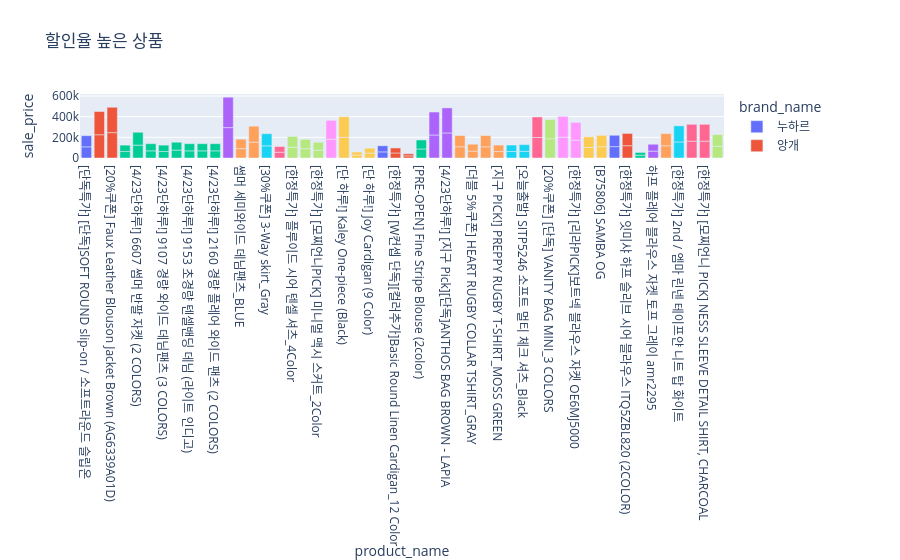

Write notebook code for a chart like this one.
### Code cell
import plotly.express as px

#product_df = df.groupby("product_id")["discount_rate"]
#top_discount = df.sort_values("discount_rate", ascending=False).head(50)
sorted_df = df.sort_values("discount_rate", ascending=False)
after_thirty = sorted_df.iloc[130:230]

fig = px.bar(
    after_thirty,
    x="product_name",
    y="sale_price",
    color="brand_name",
    title="할인율 높은 상품"
)

fig.show()

### Figure 1 — Plotly figure (JSON) as saved in the notebook; plotly's stock layout.template omitted (floating-point values rounded to 4 significant figures)
{"data": [{"alignmentgroup": "True", "hovertemplate": "brand_name=누하르<br>product_name=%{x}<br>sale_price=%{y}<extra></extra>", "legendgroup": "누하르", "marker": {"color": "#636efa", "pattern": {"shape": ""}}, "name": "누하르", "offsetgroup": "누하르", "orientation": "v", "showlegend": true, "textposition": "auto", "type": "bar", "x": ["[단독특가] [단독]SOFT ROUND slip-on / 소프트라운드 슬립온", "[단독특가] [단독]SOFT ROUND slip-on / 소프트라운드 슬립온"], "xaxis": "x", "y": [108120, 108120], "yaxis": "y"}, {"alignmentgroup": "True", "hovertemplate": "brand_name=앙개<br>product_name=%{x}<br>sale_price=%{y}<extra></extra>", "legendgroup": "앙개", "marker": {"color": "#EF553B", "pattern": {"shape": ""}}, "name": "앙개", "offsetgroup": "앙개", "orientation": "v", "showlegend": true, "textposition": "auto", "type": "bar", "x": ["[20%쿠폰] Denim Blouson Jacket Ivory (AG6339A020)", "[20%쿠폰] Denim Blouson Jacket Ivory (AG6339A020)", "[20%쿠폰] Faux Leather Blouson Jacket Brown (AG6339A01D)", "[20%쿠폰] Faux Leather Blouson Jacket Brown (AG6339A01D)"], "xaxis": "x", "y": [225036, 225036, 245556, 245556], "yaxis": "y"}, {"alignmentgroup": "True", "hovertemplate": "brand_name=마롭<br>product_name=%{x}<br>sale_price=%{y}<extra></extra>", "legendgroup": "마롭", "marker": {"color": "#00cc96", "pattern": {"shape": ""}}, "name": "마롭", "offsetgroup": "마롭", "orientation": "v", "showlegend": true, "textposition": "auto", "type": "bar", "x": ["[4/23단하루!] [이환 PICK] 9106 세미 와이드 데님팬츠 (6 color)", "[4/23단하루!] [이환 PICK] 9106 세미 와이드 데님팬츠 (6 color)", "[4/23단하루!] 6607 썸머 반팔 자켓 (2 COLORS)", "[4/23단하루!] 6607 썸머 반팔 자켓 (2 COLORS)", "[4/23단하루!] 9158 경량 레귤러 부츠컷 데님팬츠 (라이트 인디고)", "[4/23단하루!] 9158 경량 레귤러 부츠컷 데님팬츠 (라이트 인디고)", "[4/23단하루!] 9107 경량 와이드 데님팬츠 (3 COLORS)", "[4/23단하루!] 9107 경량 와이드 데님팬츠 (3 COLORS)", "[4/23단하루!] [단독][진주언니,채랑 PICK] 9157 소프트 칼라데님 팬츠 (베이지)", "[4/23단하루!] [단독][진주언니,채랑 PICK] 9157 소프트 칼라데님 팬츠 (베이지)", "[4/23단하루!] 9153 초경량 텐셀밴딩 데님 (라이트 인디고)", "[4/23단하루!] 9153 초경량 텐셀밴딩 데님 (라이트 인디고)", "[4/23단하루!] [단독] 9153 초경량 텐셀밴딩 데님 (그레이)", "[4/23단하루!] [단독] 9153 초경량 텐셀밴딩 데님 (그레이)", "[4/23단하루!] 2160 경량 플레어 와이드 팬츠 (2 COLORS)", "[4/23단하루!] 2160 경량 플레어 와이드 팬츠 (2 COLORS)"], "xaxis": "x", "y": [62300, 62300, 124600, 124600, 69300, 69300, 62300, 62300, 76300, 76300, 69300, 69300, 69300, 69300, 69300, 69300], "yaxis": "y"}, {"alignmentgroup": "True", "hovertemplate": "brand_name=사르투<br>product_name=%{x}<br>sale_price=%{y}<extra></extra>", "legendgroup": "사르투", "marker": {"color": "#ab63fa", "pattern": {"shape": ""}}, "name": "사르투", "offsetgroup": "사르투", "orientation": "v", "showlegend": true, "textposition": "auto", "type": "bar", "x": ["[한정특가] [단독]TYE shoulder bag_5colors 타이숄더백", "[한정특가] [단독]TYE shoulder bag_5colors 타이숄더백"], "xaxis": "x", "y": [294250, 294250], "yaxis": "y"}, {"alignmentgroup": "True", "hovertemplate": "brand_name=아티드<br>product_name=%{x}<br>sale_price=%{y}<extra></extra>", "legendgroup": "아티드", "marker": {"color": "#FFA15A", "pattern": {"shape": ""}}, "name": "아티드", "offsetgroup": "아티드", "orientation": "v", "showlegend": true, "textposition": "auto", "type": "bar", "x": ["썸머 세미와이드 데님팬츠_BLUE", "썸머 세미와이드 데님팬츠_BLUE", "슬림 라인 하프 슬리브 자켓_2COLORS", "슬림 라인 하프 슬리브 자켓_2COLORS"], "xaxis": "x", "y": [90930, 90930, 153930, 153930], "yaxis": "y"}, {"alignmentgroup": "True", "hovertemplate": "brand_name=팀오지<br>product_name=%{x}<br>sale_price=%{y}<extra></extra>", "legendgroup": "팀오지", "marker": {"color": "#19d3f3", "pattern": {"shape": ""}}, "name": "팀오지", "offsetgroup": "팀오지", "orientation": "v", "showlegend": true, "textposition": "auto", "type": "bar", "x": ["[30%쿠폰] 3-Way skirt_Gray", "[30%쿠폰] 3-Way skirt_Gray"], "xaxis": "x", "y": [117600, 117600], "yaxis": "y"}, {"alignmentgroup": "True", "hovertemplate": "brand_name=엽페<br>product_name=%{x}<br>sale_price=%{y}<extra></extra>", "legendgroup": "엽페", "marker": {"color": "#FF6692", "pattern": {"shape": ""}}, "name": "엽페", "offsetgroup": "엽페", "orientation": "v", "showlegend": true, "textposition": "auto", "type": "bar", "x": ["[한정특가] 오버 스트라이프 티셔츠_네이비", "[한정특가] 오버 스트라이프 티셔츠_네이비"], "xaxis": "x", "y": [55616, 55616], "yaxis": "y"}, {"alignmentgroup": "True", "hovertemplate": "brand_name=오브에르<br>product_name=%{x}<br>sale_price=%{y}<extra></extra>", "legendgroup": "오브에르", "marker": {"color": "#B6E880", "pattern": {"shape": ""}}, "name": "오브에르", "offsetgroup": "오브에르", "orientation": "v", "showlegend": true, "textposition": "auto", "type": "bar", "x": ["[한정특가] 플루이드 시어 텐셀 셔츠_4Color", "[한정특가] 플루이드 시어 텐셀 셔츠_4Color", "[한정특가] [모찌언니PICK] 시그니처 드레이프 슬리브리스 블라우스_3Color", "[한정특가] [모찌언니PICK] 시그니처 드레이프 슬리브리스 블라우스_3Color", "[한정특가] [모찌언니PICK] 미니멀 맥시 스커트_2Color", "[한정특가] [모찌언니PICK] 미니멀 맥시 스커트_2Color"], "xaxis": "x", "y": [104192, 104192, 90112, 90112, 76032, 76032], "yaxis": "y"}, {"alignmentgroup": "True", "hovertemplate": "brand_name=클루니<br>product_name=%{x}<br>sale_price=%{y}<extra></extra>", "legendgroup": "클루니", "marker": {"color": "#FF97FF", "pattern": {"shape": ""}}, "name": "클루니", "offsetgroup": "클루니", "orientation": "v", "showlegend": true, "textposition": "auto", "type": "bar", "x": ["[5차 리오더] Marron suede jacket - khaki brown", "[5차 리오더] Marron suede jacket - khaki brown"], "xaxis": "x", "y": [182336, 182336], "yaxis": "y"}, {"alignmentgroup": "True", "hovertemplate": "brand_name=그레이스유<br>product_name=%{x}<br>sale_price=%{y}<extra></extra>", "legendgroup": "그레이스유", "marker": {"color": "#FECB52", "pattern": {"shape": ""}}, "name": "그레이스유", "offsetgroup": "그레이스유", "orientation": "v", "showlegend": true, "textposition": "auto", "type": "bar", "x": ["[단 하루!] Kaley One-piece (Black)", "[단 하루!] Kaley One-piece (Black)", "[단 하루!] Joy Sleeveless Top (9 Color)", "[단 하루!] Joy Sleeveless Top (9 Color)", "[단 하루!] Joy Cardigan (9 Color)", "[단 하루!] Joy Cardigan (9 Color)"], "xaxis": "x", "y": [199936, 199936, 28880, 28880, 47120, 47120], "yaxis": "y"}, {"alignmentgroup": "True", "hovertemplate": "brand_name=으네<br>product_name=%{x}<br>sale_price=%{y}<extra></extra>", "legendgroup": "으네", "marker": {"color": "#636efa", "pattern": {"shape": ""}}, "name": "으네", "offsetgroup": "으네", "orientation": "v", "showlegend": true, "textposition": "auto", "type": "bar", "x": ["썸머루즈핏포켓셔츠 3컬러", "썸머루즈핏포켓셔츠 3컬러"], "xaxis": "x", "y": [59136, 59136], "yaxis": "y"}, {"alignmentgroup": "True", "hovertemplate": "brand_name=레테라<br>product_name=%{x}<br>sale_price=%{y}<extra></extra>", "legendgroup": "레테라", "marker": {"color": "#EF553B", "pattern": {"shape": ""}}, "name": "레테라", "offsetgroup": "레테라", "orientation": "v", "showlegend": true, "textposition": "auto", "type": "bar", "x": ["[한정특가] [W컨셉 단독][컬러추가]Basic Round Linen Cardigan_12 Color", "[한정특가] [W컨셉 단독][컬러추가]Basic Round Linen Cardigan_12 Color", "[한정특가] Wrinkle Sleeveless_3 Colors", "[한정특가] Wrinkle Sleeveless_3 Colors"], "xaxis": "x", "y": [48576, 48576, 20416, 20416], "yaxis": "y"}, {"alignmentgroup": "True", "hovertemplate": "brand_name=웰노운<br>product_name=%{x}<br>sale_price=%{y}<extra></extra>", "legendgroup": "웰노운", "marker": {"color": "#00cc96", "pattern": {"shape": ""}}, "name": "웰노운", "offsetgroup": "웰노운", "orientation": "v", "showlegend": true, "textposition": "auto", "type": "bar", "x": ["[PRE-OPEN] Fine Stripe Blouse (2color)", "[PRE-OPEN] Fine Stripe Blouse (2color)"], "xaxis": "x", "y": [87296, 87296], "yaxis": "y"}, {"alignmentgroup": "True", "hovertemplate": "brand_name=폴뉴아<br>product_name=%{x}<br>sale_price=%{y}<extra></extra>", "legendgroup": "폴뉴아", "marker": {"color": "#ab63fa", "pattern": {"shape": ""}}, "name": "폴뉴아", "offsetgroup": "폴뉴아", "orientation": "v", "showlegend": true, "textposition": "auto", "type": "bar", "x": ["[4/23단하루!] BATEAU BAG [6COLOR]", "[4/23단하루!] BATEAU BAG [6COLOR]", "[4/23단하루!] [지구 Pick][단독]ANTHOS BAG BROWN - LAPIA", "[4/23단하루!] [지구 Pick][단독]ANTHOS BAG BROWN - LAPIA"], "xaxis": "x", "y": [222480, 222480, 242440, 242440], "yaxis": "y"}, {"alignmentgroup": "True", "hovertemplate": "brand_name=마스 언 에브릴<br>product_name=%{x}<br>sale_price=%{y}<extra></extra>", "legendgroup": "마스 언 에브릴", "marker": {"color": "#FFA15A", "pattern": {"shape": ""}}, "name": "마스 언 에브릴", "offsetgroup": "마스 언 에브릴", "orientation": "v", "showlegend": true, "textposition": "auto", "type": "bar", "x": ["[더블 5%쿠폰] PINTUCK TAPING CARGO PANTS_GRAY", "[더블 5%쿠폰] PINTUCK TAPING CARGO PANTS_GRAY", "[더블 5%쿠폰] HEART RUGBY COLLAR TSHIRT_GRAY", "[더블 5%쿠폰] HEART RUGBY COLLAR TSHIRT_GRAY", "[더블 5%쿠폰] PINTUCK TAPING CARGO PANTS_NAVY", "[더블 5%쿠폰] PINTUCK TAPING CARGO PANTS_NAVY", "[지구 PICK!] PREPPY RUGBY T-SHIRT_MOSS GREEN", "[지구 PICK!] PREPPY RUGBY T-SHIRT_MOSS GREEN"], "xaxis": "x", "y": [108722, 108722, 66796, 66796, 108722, 108722, 62449, 62449], "yaxis": "y"}, {"alignmentgroup": "True", "hovertemplate": "brand_name=시야쥬<br>product_name=%{x}<br>sale_price=%{y}<extra></extra>", "legendgroup": "시야쥬", "marker": {"color": "#19d3f3", "pattern": {"shape": ""}}, "name": "시야쥬", "offsetgroup": "시야쥬", "orientation": "v", "showlegend": true, "textposition": "auto", "type": "bar", "x": ["[오늘출발] SITP5147 노블 시어서커 ST 셔츠_Ivory", "[오늘출발] SITP5147 노블 시어서커 ST 셔츠_Ivory", "[오늘출발] SITP5246 소프트 멀티 체크 셔츠_Black", "[오늘출발] SITP5246 소프트 멀티 체크 셔츠_Black"], "xaxis": "x", "y": [62640, 62640, 64728, 64728], "yaxis": "y"}, {"alignmentgroup": "True", "hovertemplate": "brand_name=아떼 바네사브루노 백<br>product_name=%{x}<br>sale_price=%{y}<extra></extra>", "legendgroup": "아떼 바네사브루노 백", "marker": {"color": "#FF6692", "pattern": {"shape": ""}}, "name": "아떼 바네사브루노 백", "offsetgroup": "아떼 바네사브루노 백", "orientation": "v", "showlegend": true, "textposition": "auto", "type": "bar", "x": ["[RUBAN] 데님 리본 백팩 겸 숄더백 S AABA5F914B2", "[RUBAN] 데님 리본 백팩 겸 숄더백 S AABA5F914B2"], "xaxis": "x", "y": [198709, 198709], "yaxis": "y"}, {"alignmentgroup": "True", "hovertemplate": "brand_name=애테<br>product_name=%{x}<br>sale_price=%{y}<extra></extra>", "legendgroup": "애테", "marker": {"color": "#B6E880", "pattern": {"shape": ""}}, "name": "애테", "offsetgroup": "애테", "orientation": "v", "showlegend": true, "textposition": "auto", "type": "bar", "x": ["[20%쿠폰] [단독] VANITY BAG MINI_3 COLORS", "[20%쿠폰] [단독] VANITY BAG MINI_3 COLORS"], "xaxis": "x", "y": [185760, 185760], "yaxis": "y"}, {"alignmentgroup": "True", "hovertemplate": "brand_name=올리브데올리브<br>product_name=%{x}<br>sale_price=%{y}<extra></extra>", "legendgroup": "올리브데올리브", "marker": {"color": "#FF97FF", "pattern": {"shape": ""}}, "name": "올리브데올리브", "offsetgroup": "올리브데올리브", "orientation": "v", "showlegend": true, "textposition": "auto", "type": "bar", "x": ["[한정특가] [리라PICK]배색 카라 리본타이 미니 원피스 OW6MO4160", "[한정특가] [리라PICK]배색 카라 리본타이 미니 원피스 OW6MO4160", "[한정특가] [리라PICK]보트넥 블라우스 자켓 OE6MJ5000", "[한정특가] [리라PICK]보트넥 블라우스 자켓 OE6MJ5000"], "xaxis": "x", "y": [201326, 201326, 172462, 172462], "yaxis": "y"}, {"alignmentgroup": "True", "hovertemplate": "brand_name=아디다스<br>product_name=%{x}<br>sale_price=%{y}<extra></extra>", "legendgroup": "아디다스", "marker": {"color": "#FECB52", "pattern": {"shape": ""}}, "name": "아디다스", "offsetgroup": "아디다스", "orientation": "v", "showlegend": true, "textposition": "auto", "type": "bar", "x": ["[IH6609] TOKYO W", "[IH6609] TOKYO W", "[B75806] SAMBA OG", "[B75806] SAMBA OG"], "xaxis": "x", "y": [102207, 102207, 109560, 109560], "yaxis": "y"}, {"alignmentgroup": "True", "hovertemplate": "brand_name=토와브<br>product_name=%{x}<br>sale_price=%{y}<extra></extra>", "legendgroup": "토와브", "marker": {"color": "#636efa", "pattern": {"shape": ""}}, "name": "토와브", "offsetgroup": "토와브", "orientation": "v", "showlegend": true, "textposition": "auto", "type": "bar", "x": ["[한정특가] BELL OFF SHOULDER BLOUSE (2colors)", "[한정특가] BELL OFF SHOULDER BLOUSE (2colors)"], "xaxis": "x", "y": [109956, 109956], "yaxis": "y"}, {"alignmentgroup": "True", "hovertemplate": "brand_name=잇미샤<br>product_name=%{x}<br>sale_price=%{y}<extra></extra>", "legendgroup": "잇미샤", "marker": {"color": "#EF553B", "pattern": {"shape": ""}}, "name": "잇미샤", "offsetgroup": "잇미샤", "orientation": "v", "showlegend": true, "textposition": "auto", "type": "bar", "x": ["[한정특가] 잇미샤 하프 슬리브 시어 블라우스 ITQ5ZBL820 (2COLOR)", "[한정특가] 잇미샤 하프 슬리브 시어 블라우스 ITQ5ZBL820 (2COLOR)"], "xaxis": "x", "y": [118932, 118932], "yaxis": "y"}, {"alignmentgroup": "True", "hovertemplate": "brand_name=헤이<br>product_name=%{x}<br>sale_price=%{y}<extra></extra>", "legendgroup": "헤이", "marker": {"color": "#00cc96", "pattern": {"shape": ""}}, "name": "헤이", "offsetgroup": "헤이", "orientation": "v", "showlegend": true, "textposition": "auto", "type": "bar", "x": ["[한정특가] [도경수 협찬][W컨셉 단독]pebble long snake chain necklace", "[한정특가] [도경수 협찬][W컨셉 단독]pebble long snake chain necklace"], "xaxis": "x", "y": [26928, 26928], "yaxis": "y"}, {"alignmentgroup": "True", "hovertemplate": "brand_name=아무르 무아르<br>product_name=%{x}<br>sale_price=%{y}<extra></extra>", "legendgroup": "아무르 무아르", "marker": {"color": "#ab63fa", "pattern": {"shape": ""}}, "name": "아무르 무아르", "offsetgroup": "아무르 무아르", "orientation": "v", "showlegend": true, "textposition": "auto", "type": "bar", "x": ["하프 플레어 블라우스 자켓 토프 그레이 amr2295", "하프 플레어 블라우스 자켓 토프 그레이 amr2295"], "xaxis": "x", "y": [66572, 66572], "yaxis": "y"}, {"alignmentgroup": "True", "hovertemplate": "brand_name=성윤주<br>product_name=%{x}<br>sale_price=%{y}<extra></extra>", "legendgroup": "성윤주", "marker": {"color": "#FFA15A", "pattern": {"shape": ""}}, "name": "성윤주", "offsetgroup": "성윤주", "orientation": "v", "showlegend": true, "textposition": "auto", "type": "bar", "x": ["[단독특가] Lou 루- 5 colors", "[단독특가] Lou 루- 5 colors"], "xaxis": "x", "y": [118184, 118184], "yaxis": "y"}, {"alignmentgroup": "True", "hovertemplate": "brand_name=제이리움<br>product_name=%{x}<br>sale_price=%{y}<extra></extra>", "legendgroup": "제이리움", "marker": {"color": "#19d3f3", "pattern": {"shape": ""}}, "name": "제이리움", "offsetgroup": "제이리움", "orientation": "v", "showlegend": true, "textposition": "auto", "type": "bar", "x": ["[한정특가] 2nd / 엠마 린넨 테이프얀 니트 탑 화이트", "[한정특가] 2nd / 엠마 린넨 테이프얀 니트 탑 화이트"], "xaxis": "x", "y": [155584, 155584], "yaxis": "y"}, {"alignmentgroup": "True", "hovertemplate": "brand_name=퍼블리카엑스<br>product_name=%{x}<br>sale_price=%{y}<extra></extra>", "legendgroup": "퍼블리카엑스", "marker": {"color": "#FF6692", "pattern": {"shape": ""}}, "name": "퍼블리카엑스", "offsetgroup": "퍼블리카엑스", "orientation": "v", "showlegend": true, "textposition": "auto", "type": "bar", "x": ["[한정특가] [모찌언니 PICK]SENNA SLIM KNIT CARDIGAN, LIGHT GRAY", "[한정특가] [모찌언니 PICK]SENNA SLIM KNIT CARDIGAN, LIGHT GRAY", "[한정특가] [모찌언니 PICK] NESS SLEEVE DETAIL SHIRT, CHARCOAL", "[한정특가] [모찌언니 PICK] NESS SLEEVE DETAIL SHIRT, CHARCOAL"], "xaxis": "x", "y": [163064, 163064, 163064, 163064], "yaxis": "y"}, {"alignmentgroup": "True", "hovertemplate": "brand_name=모노로우<br>product_name=%{x}<br>sale_price=%{y}<extra></extra>", "legendgroup": "모노로우", "marker": {"color": "#B6E880", "pattern": {"shape": ""}}, "name": "모노로우", "offsetgroup": "모노로우", "orientation": "v", "showlegend": true, "textposition": "auto", "type": "bar", "x": ["[20%쿠폰] [단독]JURI BAG 4COLORS", "[20%쿠폰] [단독]JURI BAG 4COLORS"], "xaxis": "x", "y": [113240, 113240], "yaxis": "y"}], "layout": {"barmode": "relative", "legend": {"title": {"text": "brand_name"}, "tracegroupgap": 0}, "title": {"text": "할인율 높은 상품"}, "xaxis": {"anchor": "y", "domain": [0, 1], "title": {"text": "product_name"}}, "yaxis": {"anchor": "x", "domain": [0, 1], "title": {"text": "sale_price"}}}}
